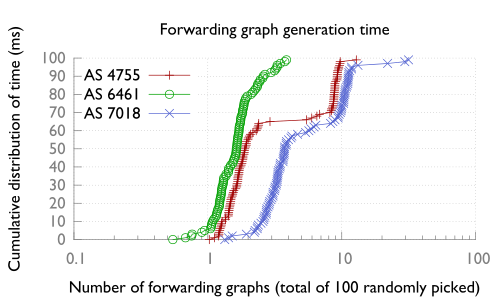

The gnuplot source for this figure:

reset
set terminal pdfcairo font "Gill Sans,9" linewidth 2 rounded fontscale 1

set style line 80 lt rgb "#808080"
set style line 81 lt 0  # dashed
set style line 81 lt rgb "#808080"
set grid back linestyle 81
set border 3 back linestyle 80

set style line 1 lt rgb "#A00000" lw 1 pt 1 ps 1
set style line 2 lt rgb "#00A000" lw 1 pt 6 ps 1
set style line 3 lt rgb "#5060D0" lw 1 pt 2 ps 1
set style line 4 lt rgb "#F25900" lw 1 pt 9 ps 1

set xtics nomirror
set ytics nomirror

set logscale x
set key top left

set ylabel "Cumulative distribution of time (ms)"
set xlabel "Number of forwarding graphs (total of 100 randomly picked)"
set title "Forwarding graph generation time"
set output "/Users/anduo/Documents/NSDI15/codes/prototype/dat/fg_cdf100.pdf"

plot "/Users/anduo/Documents/NSDI15/codes/prototype/dat/fg_cdf100.dat" using 2:1 title "AS 4755" with lp ls 1,\
 '' using 3:1 title "AS 6461" with lp ls 2,\
 '' using 4:1 title "AS 7018" with lp ls 3
